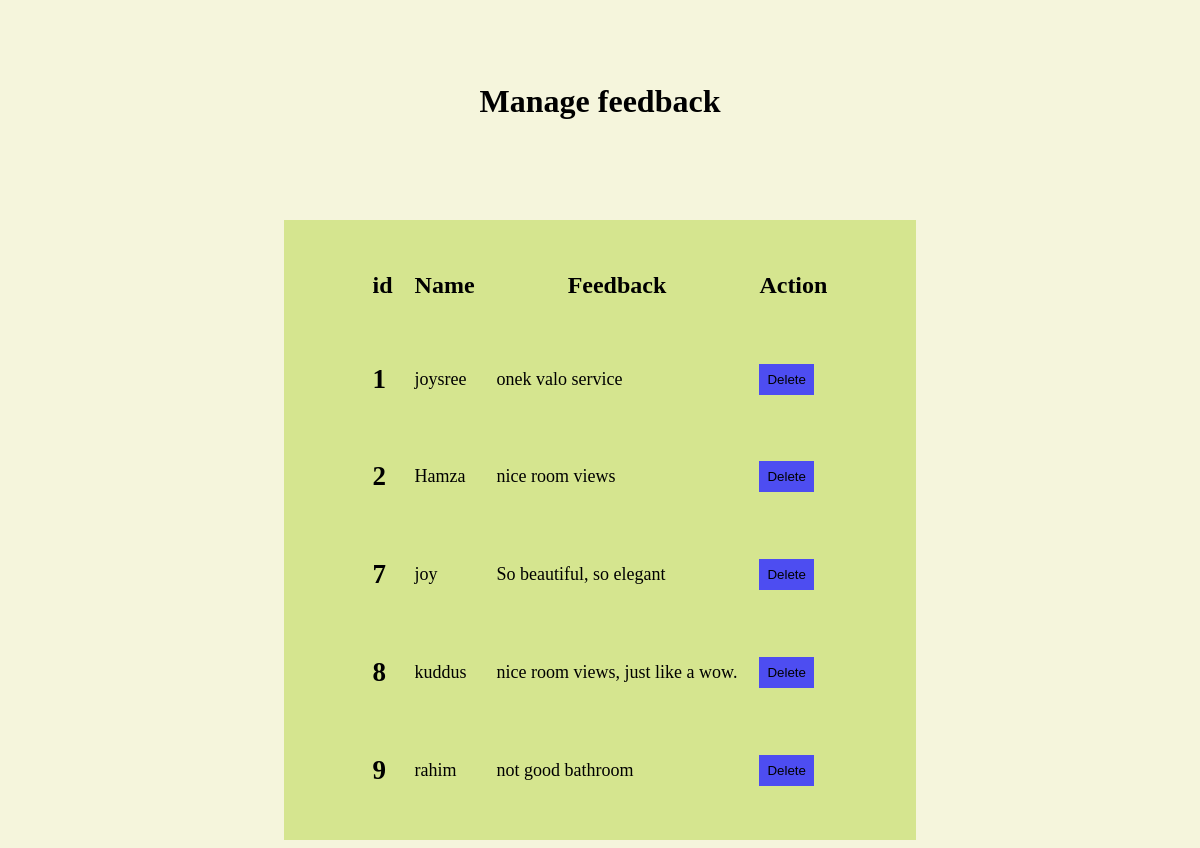
The page /view/feedback.php (signed in) on the database its author committed.
### tables this page shows
CREATE TABLE `feedbacks` (
  `id` int(200) NOT NULL,
  `name` varchar(100) NOT NULL,
  `feedback` varchar(100) NOT NULL
);

### view/feedback.php (the view, shortened to what this page needs)
<?php
@include '../model/db.php';
if (isset($_SESSION['flag'])) {
    ?>
    <!DOCTYPE html>
    <html lang="en">
        <head>
            <link rel="stylesheet" href="../view/room1.css">
        </head>
        <body>
            <br><br><br>
            <div class="container">
                <center>
                <h1>Manage feedback</h1>
                        <section class="room-form">
                            <table>
                                <thead>
                                    <th> <h1> id </h1> </th>
                                    <th> <h1> Name </h1> </th>
                                    <th> <h1> Feedback </h1> </th>
                                    <th> <h1> Action </h1> </th>
                                </thead>
                                <tbody>
                                    <?php
                                    $select_rooms = mysqli_query($conn, "SELECT * FROM `feedbacks`");
                                    if (mysqli_num_rows($select_rooms) > 0) {
                                        while ($row = mysqli_fetch_assoc($select_rooms)) {
                                            ?>
                                            <tr>
                                                <td> <h2> <?php echo $row['id']; ?> </h2></td>
                                                <td><?php echo $row['name']; ?></td>
                                                <td><?php echo $row['feedback']; ?></td>
                                                <td>
                                                 <form method="post" action="">
                                                <button type="submit" class="update-btn" onclick="return confirm('Are you sure you want to delete this feedback?')">Delete</button>
                                            </form>
                                                </td>
                                            </tr>
                                            <?php
                                            };
                                        }
                                        ?>
                                        </tbody>
                                    </table>
                                </section>
                            </center>
                    </body>
                    </html>
                    <?php } ?>

### view/room1.css (style rules this page uses)
body { background-color: beige; }
.room-form { margin-top: 100px; padding: 20px; background-color: rgb(213, 229, 143); width: 50%; }
.update-btn { background-color: rgb(77, 77, 241); padding: 8px; border: none; }
th { padding: 10px; }
td { font-size:large; padding: 10px; }

### rows shown on the page
feedbacks: id "1", name "joysree", feedback "onek valo service"
feedbacks: id "2", name "Hamza", feedback "nice room views"
feedbacks: id "7", name "joy", feedback "So beautiful, so elegant"
feedbacks: id "8", name "kuddus", feedback "nice room views, just like a wow."
feedbacks: id "9", name "rahim", feedback "not good bathroom"
